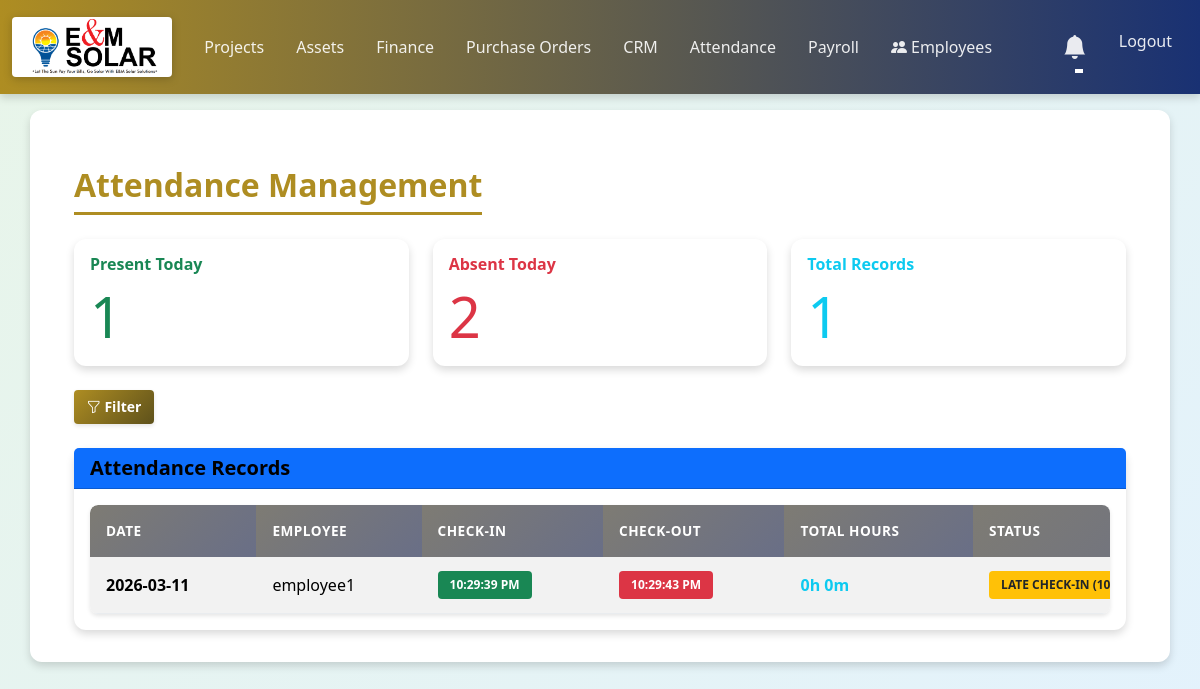
The page /attendance/admin (signed in) on the database its author committed.
### models/attendance.py (models this page shows, shortened)
class Attendance(db.Model):
    id = db.Column(db.Integer, primary_key=True)
    employee_id = db.Column(db.Integer, db.ForeignKey('user.id'), nullable=False)
    date = db.Column(db.Date, nullable=False)
    check_in = db.Column(db.DateTime, nullable=True)
    check_out = db.Column(db.DateTime, nullable=True)
    status = db.Column(db.String(20), nullable=False, default='Present')
    total_hours = db.Column(db.Float, nullable=True, default=0.0)
    created_at = db.Column(db.DateTime, default=datetime.utcnow)
    updated_at = db.Column(db.DateTime, default=datetime.utcnow, onupdate=datetime.utcnow)
    employee = db.relationship('User', foreign_keys=[employee_id])

### models/user.py (models this page shows, shortened)
class User(db.Model, UserMixin):
    id = db.Column(db.Integer, primary_key=True)
    employee_id = db.Column(db.String(50), unique=True, nullable=True)
    username = db.Column(db.String(150), unique=True, nullable=False)
    email = db.Column(db.String(150), unique=True, nullable=True)
    password = db.Column(db.String(150), nullable=False)
    role = db.Column(db.String(20), nullable=False, default='employee')
    joining_date = db.Column(db.Date, nullable=True, default=date.today)

### routes/attendance_routes.py (the view)
@attendance_bp.route('/attendance/admin')
@login_required
def attendance_admin():
    is_admin = current_user.username == 'admin'
    if not is_admin:
        flash('You do not have permission to access this page')
        return redirect(url_for('attendance.attendance'))
    filter_date = request.args.get('filter_date')
    filter_employee = request.args.get('filter_employee')
    query = Attendance.query
    if filter_date:
        try:
            filter_date_obj = datetime.strptime(filter_date, '%Y-%m-%d').date()
            query = query.filter(Attendance.date == filter_date_obj)
        except ValueError:
            pass
    if filter_employee:
        query = query.filter(Attendance.employee_id == filter_employee)
    attendance_records = query.order_by(Attendance.date.desc(), Attendance.check_in.desc()).all()
    for record in attendance_records:
        record.display_status = get_attendance_status(record)
    from models.user import User
    employees = User.query.filter(User.username != 'admin').all()
    total_records = len(attendance_records)
    employees_present_today = 0
    employees_absent_today = 0
    if not filter_date:
        today = date.today()
        today_attendance = Attendance.query.filter(Attendance.date == today).all()
        employees_present_today = len(set([att.employee_id for att in today_attendance]))
        employees_absent_today = len(employees) - employees_present_today
    return render_template('attendance_admin.html',
                         attendance_records=attendance_records,
                         employees=employees,
                         filter_date=filter_date,
                         filter_employee=filter_employee,
                         total_records=total_records,
                         employees_present_today=employees_present_today,
                         employees_absent_today=employees_absent_today)

### routes/attendance_routes.py (called while the page is built)
def get_attendance_status(attendance_record):
    if not attendance_record or not attendance_record.check_in:
        return 'Absent'
    check_in_time = attendance_record.check_in.time()
    if check_in_time > LATE_CHECKIN_CUTOFF:
        return f"Late Check-In ({attendance_record.check_in.strftime('%I:%M %p')})"
    if attendance_record.check_out:
        return 'Completed'
    return 'In Progress'

### templates/attendance_admin.html (shortened to what this page needs)
{% extends "base.html" %}
{% block content %}
<div class="container-fluid mt-4">
  <h1 class="mb-4">Attendance Management</h1>
  <div class="row mb-4">
    <div class="col-md-4">
      <div class="card border-success">
        <div class="card-body">
          <h6 class="card-title text-success">Present Today</h6>
          <p class="card-text display-4 text-success">{{ employees_present_today }}</p>
        </div>
      </div>
    </div>
    <div class="col-md-4">
      <div class="card border-danger">
        <div class="card-body">
          <h6 class="card-title text-danger">Absent Today</h6>
          <p class="card-text display-4 text-danger">{{ employees_absent_today }}</p>
        </div>
      </div>
    </div>
    <div class="col-md-4">
      <div class="card border-info">
        <div class="card-body">
          <h6 class="card-title text-info">Total Records</h6>
          <p class="card-text display-4 text-info">{{ total_records }}</p>
        </div>
      </div>
    </div>
  </div>
  <div class="mb-4">
    <button class="btn btn-primary btn-sm" type="button" data-bs-toggle="collapse" data-bs-target="#filterCollapse" aria-expanded="false" aria-controls="filterCollapse">
      <i class="bi bi-funnel"></i> Filter
    </button>
  </div>
  <div class="card">
    <div class="card-header bg-primary">
      <h5 class="mb-0" style="color: #000000 !important;">Attendance Records</h5>
    </div>
    <div class="card-body">
      {% if attendance_records %}
      <div class="table-responsive">
        <table class="table table-hover table-striped">
          <thead class="table-light">
            <tr>
              <th>Date</th>
              <th>Employee</th>
              <th>Check-In</th>
              <th>Check-Out</th>
              <th>Total Hours</th>
              <th>Status</th>
            </tr>
          </thead>
          <tbody>
            {% for record in attendance_records %}
            <tr>
              <td>
                <strong>{{ record.date.strftime('%Y-%m-%d') }}</strong>
              </td>
              <td>
                {{ record.employee.username }}
              </td>
              <td>
                {% if record.check_in %}
                  <span class="badge bg-success">{{ record.check_in.strftime('%I:%M:%S %p') }}</span>
                {% else %}
                  <span class="badge bg-secondary">Not marked</span>
                {% endif %}
              </td>
              <td>
                {% if record.check_out %}
                  <span class="badge bg-danger">{{ record.check_out.strftime('%I:%M:%S %p') }}</span>
                {% else %}
                  <span class="badge bg-warning text-dark">Pending</span>
                {% endif %}
              </td>
              <td>
                {% if record.total_hours %}
                  <strong class="text-info">{{ record.total_hours|int }}h {{ (((record.total_hours - record.total_hours|int) * 60)|int) }}m</strong>
                {% else %}
                  <span class="text-muted">-</span>
                {% endif %}
              </td>
              <td>
                {% if 'Late Check-In' in record.display_status %}
                  <span class="badge bg-warning text-dark">{{ record.display_status }}</span>
                {% elif record.display_status == 'Completed' %}
                  <span class="badge bg-success">Completed</span>
                {% elif record.display_status == 'In Progress' %}
                  <span class="badge bg-info">In Progress</span>
                {% else %}
                  <span class="badge bg-secondary">{{ record.display_status }}</span>
                {% endif %}
              </td>
            </tr>
            {% endfor %}
          </tbody>
        </table>
      </div>
      {% else %}
      <p class="text-muted text-center py-4">No attendance records found.</p>
      {% endif %}
    </div>
  </div>
</div>
{% endblock %}

### static/style.css (style rules this page uses)
:root { --primary-color: #ae8d22; --primary-dark: #5e511b; --primary-light: #af984c; --secondary-color: #193173; --secondary-dark: #0d0f40; --secondary-light: #3c4484; --bg-primary: #f8f9fa; --bg-secondary: #e9ecef; --bg-card: #ffffff; --text-primary: #212529; --text-secondary: #6c757d; --text-light: #ffffff; --success: #28a745; --warning: #ffc107; --danger: #dc3545; --info: #17a2b8; --shadow-sm: 0 2px 4px rgba(0,0,0,0.1); --shadow-md: 0 4px 8px rgba(0,0,0,0.15); --shadow-lg: 0 8px 16px rgba(0,0,0,0.2); --radius-sm: 4px; --radius-md: 8px; --radius-lg: 12px; --transition-fast: 0.2s ease; --transition-normal: 0.3s ease; }
body { font-family: 'Segoe UI', Tahoma, Geneva, Verdana, sans-serif; background: linear-gradient(135deg, #e8f5e9 0%, #e3f2fd 100%); background-attachment: fixed; min-height: 100vh; color: var(--text-primary); }
h1, h2, h3, h4, h5, h6 { color: var(--primary-color); font-weight: 600; margin-bottom: 1rem; }
h1 { font-size: 2rem; border-bottom: 3px solid var(--primary-color); padding-bottom: 0.5rem; display: inline-block; }
.btn-primary { background: linear-gradient(135deg, var(--primary-color) 0%, var(--primary-dark) 100%); border: none; padding: 0.6rem 1.5rem; border-radius: var(--radius-md); font-weight: 600; box-shadow: var(--shadow-sm); transition: var(--transition-fast); }
.btn-sm { padding: 0.4rem 0.8rem; border-radius: var(--radius-sm); }
.table { margin-bottom: 0; }
.table thead th { background: linear-gradient(135deg, rgba(95, 91, 80, 0.775) 0%, rgba(82, 88, 116, 0.847) 100%); color: var(--text-light); font-weight: 600; text-transform: uppercase; font-size: 0.85rem; letter-spacing: 0.5px; border: none; padding: 1rem; }
.table thead th:first-child { border-top-left-radius: var(--radius-md); }
.table thead th:last-child { border-top-right-radius: var(--radius-md); }
.table tbody tr { transition: var(--transition-fast); border-bottom: 1px solid var(--bg-secondary); }
.table tbody td { padding: 0.875rem 1rem; vertical-align: middle; }
.table-responsive { border-radius: var(--radius-md); overflow-x: auto; overflow-y: hidden; box-shadow: var(--shadow-sm); }
.table-responsive .table { min-width: 1200px; }
.table-responsive .table th:last-child, .table-responsive .table td:last-child { white-space: nowrap; min-width: 220px; }
.table-light { background: var(--bg-secondary) !important; }
.badge { padding: 0.5rem 0.75rem; font-weight: 600; border-radius: var(--radius-sm); text-transform: uppercase; font-size: 0.75rem; }
.card { border: none; border-radius: var(--radius-lg); box-shadow: var(--shadow-md); transition: var(--transition-fast); }
.table tbody tr td:first-child::before { content: ''; }
.table td:nth-child(5) { font-weight: 600; color: var(--primary-color); }
.table td:nth-child(6) { font-weight: 600; }

### rows shown on the page
Attendance: date "2026-03-11", employee.username "employee1", check_in "10:29:39 PM", check_out "10:29:43 PM", total_hours "0", (((record.total_hours-record.total_hours|int)*60)|int) "0", display_status "LATE CHECK-IN…"

### other values the page prints
{{ employees_present_today }} "1"
{{ employees_absent_today }} "2"
{{ total_records }} "1"
